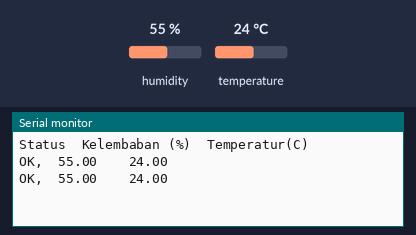
The sketch below on a simulated Arduino Uno, built with avr-gcc and run on an emulated ATmega328P. Parts: the last lines printed to the serial monitor. The test bench sets the inputs (shaded band); at power-on: humidity 55 %, temperature 24 °C.

Above: at 2.8 s.
2.9 s: humidity set to 22 %
At 5.3 s:
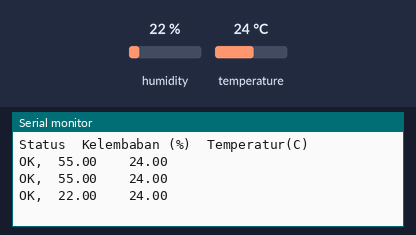
5.6 s: temperature set to 12 °C
At 6.6 s:
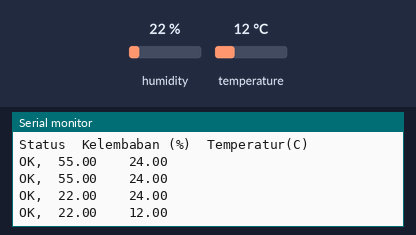
8.3 s: humidity set to 40 %
At 11.5 s:
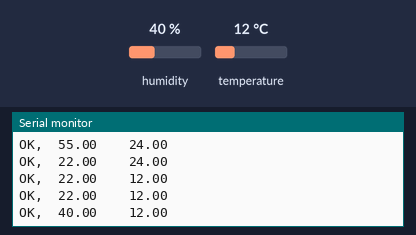
Timing chart, 0 to 13.0 s (numbered marks = the images above; inputs shaded):
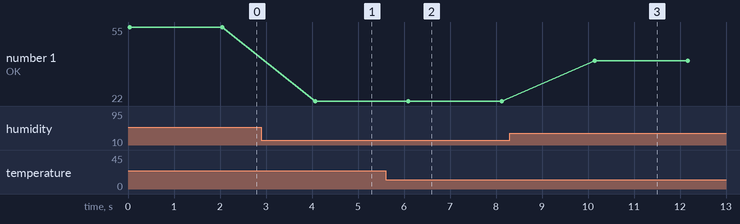

The sketch:

DuinoLab_10_Temperature.ino
```cpp
#include <Arduino.h>

#include <dht.h>

const int DHT11_PIN = A0;
dht DHT;

void setup() {
    Serial.begin( 9600 );
    Serial.println("Status\tKelembaban (%)\tTemperatur(C)");
}

void loop() {

    int chk = DHT.read11( DHT11_PIN );

    switch(chk) {
    case DHTLIB_OK:
        Serial.print("OK,\t");
        break;
    case DHTLIB_ERROR_CHECKSUM:
        Serial.print("Checksum error,\t");
        break;
    case DHTLIB_ERROR_TIMEOUT:
        Serial.print("Time out error,\t");
        break;
    case DHTLIB_ERROR_CONNECT:
        Serial.print("Connect error,\t");
        break;
    case DHTLIB_ERROR_ACK_L:
        Serial.print("Ack Low error,\t");
        break;
    case DHTLIB_ERROR_ACK_H:
        Serial.print("Ack High error,\t");
        break;
    default:
        Serial.print("Unknown error,\t");
        break;
    }

    Serial.print( DHT.humidity );
    Serial.print("\t\t");
    Serial.println( DHT.temperature );

    delay( 2000 );
}
```

Measured:
- after the input at 2.9 s, the serial monitor: prints a new line after 1.2 s (image 1)
- after the input at 5.6 s, the serial monitor: prints a new line after 0.50 s (image 2)
- after the input at 8.3 s, the serial monitor: prints a new line after 1.8 s (image 3)
- plotted number 1: 55 → 22 after the input at 2.9 s, 22 → 40 after the input at 8.3 s
